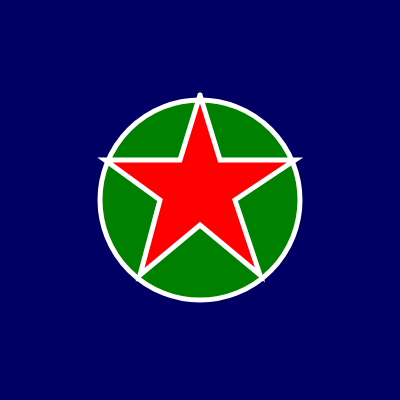
Frame 1 (no input)
Frame 60 (no input): identical to frame 1, image omitted
Frame 120 (the mouse pressed at the canvas centre since frame 60): identical to frame 1, image omitted

The p5.js sketch that drew this single still picture (run headless with seeded random() and noise() and a simulated clock; from frame 60 on, the mouse is pressed at the canvas centre):

// p5.js sketch
// ── sketch.js
function setup() {
  createCanvas(400, 400);
}

function draw() {
  background(0,0,100);
  stroke("white");
  strokeWeight(5);
  fill("green");
  circle(200,200,200);
  fill("red")
  beginShape();
  vertex(200,95);
  vertex(220,160);
  vertex(295,160);
  vertex(235,200);
  vertex(260,275);
  vertex(200,225);
  vertex(140,275);
  vertex(160,200);
  vertex(105,160);
  vertex(180,160);
  vertex(200,95);
  endShape();
}
